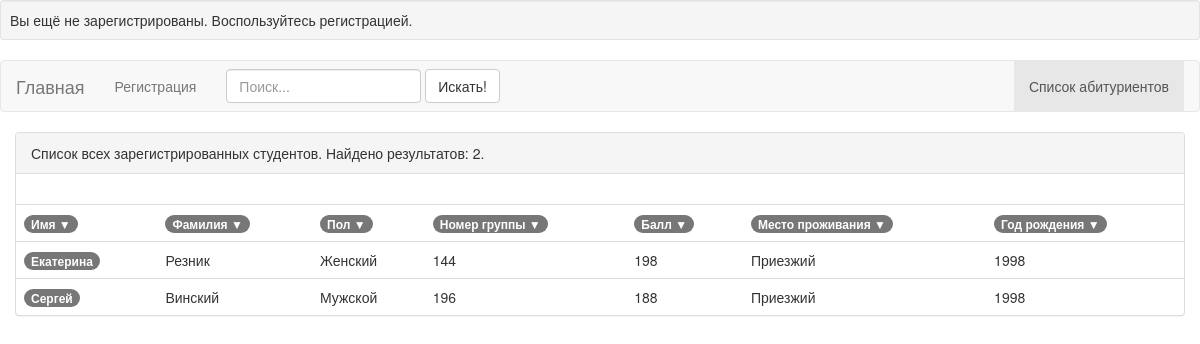
Page /list.php on the committed database.
### tables this page shows
CREATE TABLE IF NOT EXISTS `Students` (
  `name` varchar(255) NOT NULL,
  `surname` varchar(255) NOT NULL,
  `sex` enum('M','F') NOT NULL,
  `groupNumber` int(5) NOT NULL,
  `email` varchar(255) NOT NULL,
  `mark` int(3) NOT NULL,
  `local` enum('L','N') NOT NULL,
  `birthDate` year(4) NOT NULL,
  `ID` int(4) NOT NULL AUTO_INCREMENT,
  `password` varchar(255) NOT NULL,
  `photo` varchar(255) DEFAULT NULL,
  PRIMARY KEY (`ID`),
  UNIQUE KEY `email` (`email`)
);

### scripts/list_action.php (called while the page is built, shortened)
<?php
$p =  isset($_GET['p'])   ? intval( $_GET['p'] ) : 1 ;
$recordsPerPage = 4;
$offset = ($p -1) * $recordsPerPage;
$search = isset($_GET['search'])   ?  $_GET['search'] : '' ;
$sort = isset($_GET['sort']) ? $_GET['sort'] : 'ASC';
$order = isset($_GET['order']) ? $_GET['order'] : 'ID';
$takeRes = 4;
$count = $db->getCountInDb($search);
$students = $db->searchFromStudents($order, $sort, $offset, $takeRes, $search);
    if ($count == 0)
    {
        $tablePanelHeadingText = TAB_HEADER_NOTHING_FOUND;
        $isSuccessfulSearch = FALSE;
    } elseif ($students == 'failed')
{
    $tablePanelHeadingText = TAB_HEADER_WRONG_REQUEST;
    $isSuccessfulSearch = FALSE;
}
    else {
        if ($search == '')
        {
            $tablePanelHeadingText = TAB_HEADER_ALL_STUDENTS_REQUEST;
        } else {
            $tablePanelHeadingText = TAB_HEADER_SOME_STUDENTS_REQUEST;
        }
        $isSuccessfulSearch = TRUE;
    }
    require './template/list.php';

### list.php (called while the page is built, shortened)
<?php
require './scripts/ini.php';
require 'scripts/list_action.php';

### scripts/ini.php (called while the page is built, shortened)
<?php
require_once('functions.php');
require('config.php');
$pdo  = new PDO($dsn, $user, $pass, $opt);
$db   = new StudentsMapper($pdo);

### lib/StudentsMapper.php (called while the page is built, shortened)
<?php
class StudentsMapper
{
    private $db;
    public function __construct(PDO $pdo)
    {
        $this->db = $pdo;
    }
    public function getCountInDb($string = '')
    {
        if ($string === '') {
            $sql = "SELECT COUNT(*) FROM students";
        } else {
            $sql = "SELECT COUNT(*) FROM students
                    WHERE Name LIKE :string or Surname LIKE :string or GroupNumber
                    LIKE :string or Email LIKE :string or BirthDate LIKE :string or Mark
                    LIKE :string";
        }
        $srchStudents = $this->db->prepare($sql);
        $reg          = "%$string%";
        $srchStudents->bindParam(":string", $reg);
        $srchStudents->execute();
        $count = $srchStudents->fetchColumn();
        return $count;
    }
    public function searchFromStudents($order, $sort='ASC', $offset, $takeRes, $string = '')
    {
        $orderVariations = array(1=>'ID',
            'name',
            'surname',
            'sex',
            'groupNumber',
            'mark',
            'local',
            'birthDate');
        $sortVariations = array (1=> 'ASC', 2=> 'DESC');
        $legitSort = in_array($sort, $sortVariations);
        $legitOrder = in_array($order, $orderVariations);
        if ($legitOrder && $legitSort)
        {
            if ($string === '') {
                $sql = "SELECT * FROM students ORDER BY $order $sort LIMIT $offset, $takeRes";
            } else {
                $sql = "SELECT * FROM students WHERE Name
                        LIKE :string or Surname LIKE :string or GroupNumber
                        LIKE :string or Email LIKE :string or BirthDate LIKE :string or Mark
                        LIKE :string ORDER BY $order $sort LIMIT $offset, $takeRes";
            }
            $srchStudents = $this->db->prepare($sql);
            $reg          = "%$string%";
            $srchStudents->bindParam(":string", $reg);
            $srchStudents->execute();
            $stud = $srchStudents->fetchAll(PDO::FETCH_CLASS | PDO::FETCH_PROPS_LATE, "student");
            return $stud;
        }
        return 'failed';
    }
}

### scripts/functions.php (called while the page is built, shortened)
<?php
function htmlProtect($in)
{
    return htmlspecialchars($in, ENT_QUOTES);
}
function getPaginatorLink($page, $order, $sort, $search = FALSE)
{
    $link_start = 'index.php?';
    if ($search) {
        $link = array(
            'search' => $search,
            'order' => $order,
            'sort' => $sort,
            'p' => $page
        );
    } else {
        $link = array(
            'page' => 'list',
            'order' => $order,
            'sort' => $sort,
            'p' => $page
        );
    }
    $pageLinker = $link_start . http_build_query($link);
    return $pageLinker;
}

### lib/Student.php (called while the page is built, shortened)
<?php
class Student
{
    protected $name;
    protected $surname;
    protected $sex;
    protected $groupNumber;
    protected $mark;
    protected $local;
    protected $birthDate;
    protected $ID;
    public function setFieldsWithWhiteSpaces()
    {
        $this->name = '';
        $this->surname = '';
        $this->sex = '';
        $this->groupNumber = '';
        $this->mark = '';
        $this->local = '';
        $this->birthDate = '';
    }
    public function getName()
    {
        return $this->name;
    }
    public function getSurname()
    {
        return $this->surname;
    }
    public function getShowSex()
    {
        if ($this->sex == Student::GENDER_FEMALE) {
            return 'Женский';
        } elseif ($this->sex == Student::GENDER_MALE) {
            return 'Мужской';
        } else {
            return '';
        }
    }
    public function getGroupNumber()
    {
        return $this->groupNumber;
    }
    public function getMark()
    {
        return $this->mark;
    }
    public function getShowLocal()
    {
        if ($this->local == Student::RESIDENCE_LOCAL) {
            return 'Местный';
        } elseif ($this->local == Student::RESIDENCE_NOT_LOCAL)
        {
            return 'Приезжий';
        } else {
            return '';
        }
    }
    public function getBirthDate()
    {
        return $this->birthDate;
    }
    public function getID()
    {
        return $this->ID;
    }
}

### template/list.php (the view, shortened to what this page needs)
<?php require 'main.php'; ?>
<div class="col-md-12">
<div class="panel panel-default">
    <?php if ($tablePanelHeadingText == TAB_HEADER_NOTHING_FOUND) :?>
    <div class="panel-heading">Нет совпадений по запросу «<?=htmlProtect($search) ?>»</div>
   <? elseif ($tablePanelHeadingText == TAB_HEADER_WRONG_REQUEST) : ?>
    <div class="panel-heading">Неверный запрос</div>
        <? elseif ($tablePanelHeadingText == TAB_HEADER_ALL_STUDENTS_REQUEST) : ?>
    <div class="panel-heading">Список всех зарегистрированных студентов. Найдено результатов: <?=htmlProtect($count) ?>.</div>
        <? elseif ($tablePanelHeadingText == TAB_HEADER_SOME_STUDENTS_REQUEST):?>
    <div class="panel-heading">Показаны только абитуриенты, найденные по запросу «<?=htmlProtect($search) ?>». Количество найденных результатов: <?=htmlProtect($count) ?>. <a href="list.php"><span class="badge">Показать всех студентов</span></a></div>
        <? endif?>
    <div class="panel-body">
    </div>
    <?php if ($isSuccessfulSearch) : ?>
    <table class="table">
        <tr>
            <td>
                <?php if ($order == 'name' && $sort == 'ASC') :?>
        <a href="<?=htmlProtect(getPaginatorLink($p, 'name', 'DESC', $search))?>"><span class="badge">Имя &#9650;</span></a>
                <?php else : ?>
                <a href="<?=htmlProtect(getPaginatorLink($p, 'name', 'ASC', $search))?>"><span class="badge">Имя &#9660;</span></a>
            <?php endif ?>
        </td>
            <td>
    <?php if ($order == 'surname' && $sort == 'ASC') :?>
                <a href="<?=htmlProtect(getPaginatorLink($p, 'surname', 'DESC', $search))?>"><span class="badge">Фамилия &#9650;</span></a></td>
    <?php else : ?>
        <a href="<?=htmlProtect(getPaginatorLink($p, 'surname', 'ASC', $search))?>"><span class="badge">Фамилия &#9660;</span></a>
    <?php endif ?>
            <td>
    <?php if ($order == 'sex' && $sort == 'ASC') :?>
                <a href="<?=htmlProtect(getPaginatorLink($p, 'sex', 'DESC', $search))?>"><span class="badge">Пол &#9650;</span></a>
    <?php else : ?>
                <a href="<?=htmlProtect(getPaginatorLink($p, 'sex', 'ASC', $search))?>"><span class="badge">Пол &#9660;</span></a></td>
        <?php endif ?>
            <td>    <?php if ($order == 'groupNumber' && $sort == 'ASC') :?>
        <a href="<?=htmlProtect(getPaginatorLink($p, 'groupNumber', 'DESC', $search))?>"><span class="badge">Номер группы &#9650;</span></a>
    <?php else : ?>
        <a href="<?=htmlProtect(getPaginatorLink($p, 'groupNumber', 'ASC', $search))?>"><span class="badge">Номер группы &#9660;</span></a>
                <?php endif ?>
            </td>
            <td><?php if ($order == 'mark' && $sort == 'ASC') :?>
                <a href="<?=htmlProtect(getPaginatorLink($p, 'mark', 'DESC', $search))?>"><span class="badge">Балл &#9650;</span></a>
    <?php else : ?>
                <a href="<?=htmlProtect(getPaginatorLink($p, 'mark', 'ASC', $search))?>"><span class="badge">Балл &#9660;</span></a>
                <?php endif ?>
            </td>
            <td>
    <?php if ($order == 'local' && $sort == 'ASC') :?>
                <a href="<?=htmlProtect(getPaginatorLink($p, 'local', 'DESC', $search))?>"><span class="badge">Место проживания &#9650;</span></a>
    <?php else : ?>
                <a href="<?=htmlProtect(getPaginatorLink($p, 'local', 'ASC', $search))?>"><span class="badge">Место проживания &#9660;</span></a>
    <?php endif ?>
        </td>
            <td><?php if ($order == 'birthDate' && $sort == 'ASC') :?>
                <a href="<?=htmlProtect(getPaginatorLink($p, 'birthDate', 'DESC', $search))?>"><span class="badge">Год рождения &#9650;</span></a>
    <?php else : ?>
        <a href="<?=htmlProtect(getPaginatorLink($p, 'birthDate', 'ASC', $search))?>"><span class="badge">Год рождения &#9660;</span></a>
                <?php endif ?>
            </td>
        </tr>
        <?php foreach ($students as $number=>$student): ?>
            <tr>
                <td><a href="inspect.php?ID=<?=htmlProtect($student->getID())?>"><span class="badge"><?=htmlProtect($student->getName()) ?></span></a></td>
                <td><?=htmlProtect($student->getSurname()) ?></td>
                <td><?=htmlProtect($student->getShowSex()) ?></td>
                <td><?=htmlProtect($student->getGroupNumber()) ?></td>
                <td><?=htmlProtect($student->getMark()) ?></td>
                <td><?=htmlProtect($student->getShowLocal()) ?></td>
                <td><?=htmlProtect($student->getBirthDate()) ?></td>
            </tr>
        <?php endforeach ?>
    </table>
</div>
<?php endif;
    endif;
require './template/footer.php';

### rows in the picture
students: name "Екатерина", surname "Резник", sex "Женский", groupNumber "144", mark "198", local "Приезжий", birthDate "1998"
students: name "Сергей", surname "Винский", sex "Мужской", groupNumber "196", mark "188", local "Приезжий", birthDate "1998"

### other values in the picture
htmlProtect($headerMessage) "Вы ещё не зарегистрированы. Воспользуйтесь регистрацией."
htmlProtect($count) "2"
